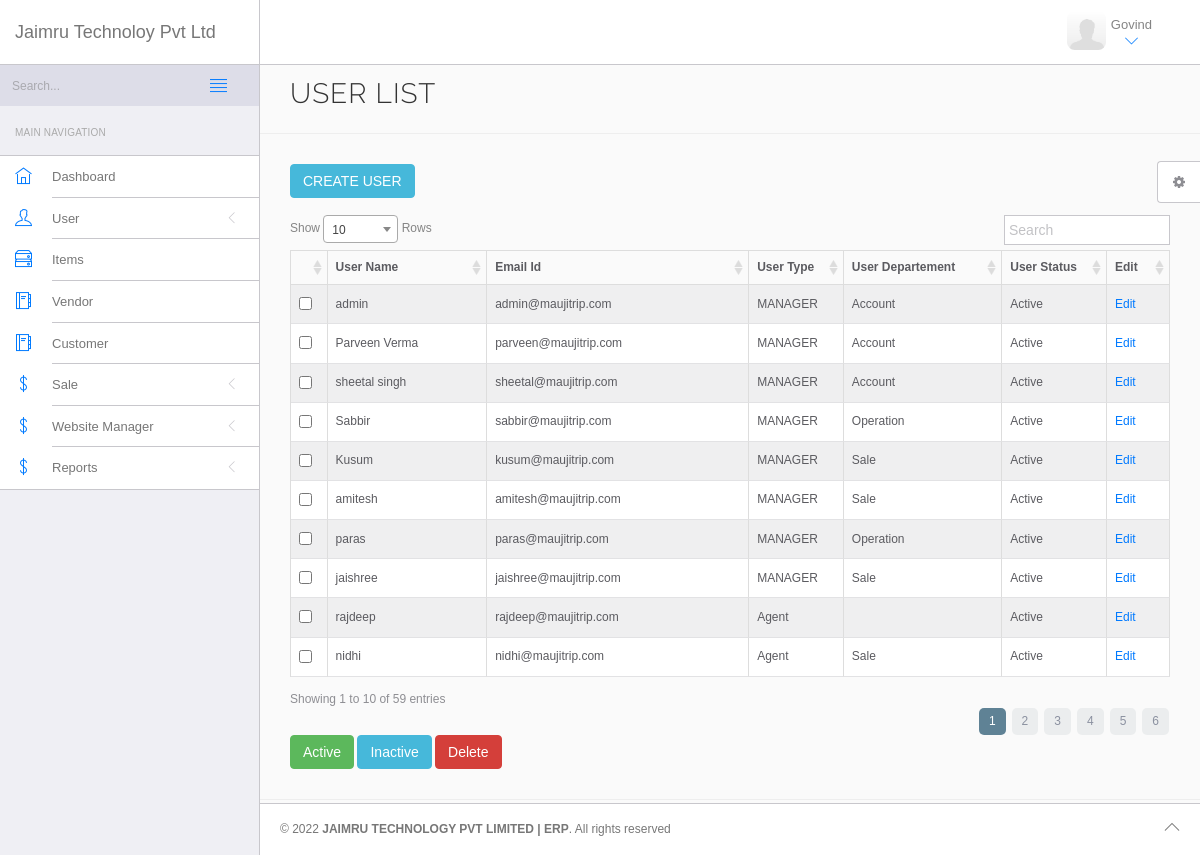
Screenshot of /erp/admin_user_list.php (signed in) with the database file from the repository.
### tables this page shows
CREATE TABLE `jk_user` (
  `user_id` int(11) NOT NULL,
  `user_email_id` varchar(255) NOT NULL,
  `user_password` varchar(255) NOT NULL,
  `user_name` varchar(255) NOT NULL,
  `user_type` enum('Admin','Agent','MANAGER') NOT NULL DEFAULT 'Agent',
  `manage_user` varchar(250) NOT NULL,
  `user_department` varchar(250) NOT NULL,
  `user_status` enum('Active','Inactive') NOT NULL
);

CREATE TABLE `department_group` (
  `group_id` int(11) NOT NULL,
  `group_name` varchar(250) DEFAULT NULL,
  `group_status` varchar(250) DEFAULT NULL
);

### erp/includes/class.php (called while the page is built, shortened)
<?php
class baseClass {
	private $host = "localhost";
	private $user = "root";
		private $password = "";
	private $database = "jaimru";
	public function __construct()
	{
		$this->conn = mysqli_connect($this->host,$this->user,$this->password,$this->database);
	}
}
?>

### erp/admin_user_list.php (the view, shortened to what this page needs)
<?php include('includes/top_inc.php');
include('includes/class.php');
$class = new baseclass;
 ?>
<!DOCTYPE html>
<html lang="en">
	<head>
		<link rel="stylesheet" href="vendor/bootstrap/css/bootstrap.min.css">
		<link rel="stylesheet" href="vendor/fontawesome/css/font-awesome.min.css">
		<link rel="stylesheet" href="vendor/themify-icons/themify-icons.min.css">
		<link href="vendor/animate.css/animate.min.css" rel="stylesheet" media="screen">
		<link href="vendor/perfect-scrollbar/perfect-scrollbar.min.css" rel="stylesheet" media="screen">
		<link href="vendor/switchery/switchery.min.css" rel="stylesheet" media="screen">
		<link rel="stylesheet" href="assets/css/styles.css">
		<link rel="stylesheet" href="assets/css/plugins.css">
		<link rel="stylesheet" href="assets/css/themes/theme-1.css" id="skin_color" />
		<link href="vendor/select2/select2.min.css" rel="stylesheet" media="screen">
		<link href="vendor/DataTables/css/DT_bootstrap.css" rel="stylesheet" media="screen">
	</head>
	<body>
		<div id="app">
			<?php include('includes/left_sidebar.php'); ?>
			<div class="app-content">
				<?php include('includes/top_header.php'); ?>
				<div class="main-content" >
					<div class="wrap-content container" id="container">
						<section id="page-title">
							<div class="row">
								<div class="col-sm-8">
									<h1 class="mainTitle">User List </h1>
								</div>
							</div>
						</section>
						<div class="container-fluid container-fullw">
							<div class="row">
								<div class="col-md-12">
							<div>
							<a  class="btn btn-info" href="user_create.php">CREATE USER</a>
                            </div>
									<form class="form-horizontal" method="post" enctype="multipart/form-data">
                                        <div style="overflow-x:auto;">
                                            <table class="table table-sm table-responsive table-striped table-bordered table-hover table-full-width" id="sample_1">
                                              <thead>
												<tr>
													<th></th>
													<th>User Name</th>
													<th>Email Id</th>
													<th>User Type</th>
													<th>User Departement</th>
													<th>User Status</th>
													<th>Edit</th>
												</tr>
											</thead>
                                                <tbody>
											<?php
$qry = mysqli_query($class->conn, "SELECT jk_user.*,department_group.* FROM jk_user LEFT JOIN department_group ON jk_user.`user_department`=department_group.`group_id` ");
											while($res = mysqli_fetch_array($qry))
												{
													@extract($res); ?>
												<tr>
													<td><input type="checkbox" name="ids[]" value="<?php echo $user_id ?>"></td>
													<td><?php echo $user_name ?></td>
													<td><?php echo $user_email_id ?></td>
													<td><?php echo $user_type ?></td>
													<td><?php echo $group_name ?></td>
													<td><?php echo $user_status ?></td>
													<td>
													<a href="user_create.php?id=<?php echo $user_id ?>" class="edit-row">
														Edit
													</a></td>
												</tr>
												<?php } ?>
											</tbody>
                                            </table>
                                        </div>
<button type="submit" class="btn btn-success  margin-left" name="active">Active</button>
												<button type="submit" class="btn btn-info  margin-left" name="inactive">Inactive</button>
												<button type="submit" class="btn btn-danger " name="delete">Delete</button>                                    </form>
                        </div>
                    </div>
                </div>
            </div>
        </div>
    </div>
    <?php include('includes/footer.php'); ?>
    <?php include('includes/right_setting.php'); ?>
</div>
</body>
</html>

### erp/includes/left_sidebar.php (shortened to what this page needs)
<div class="sidebar app-aside" id="sidebar">
				<div class="sidebar-container perfect-scrollbar">
					<nav>
						<div class="search-form">
							<form class="navbar-form" role="search">
								<div class="form-group">
									<input type="text" class="form-control" placeholder="Search...">
									<button class="btn search-button" type="submit">
									</button>
								</div>
							</form>
						</div>
						<div class="navbar-title">
							<span>Main Navigation</span>
						</div>
						<?php if($_SESSION['sess_user_type'] =='Agent')
								{ ?>
									<ul class="main-navigation-menu">
										<li>
											<a href>
												<div class="item-content">
													<div class="item-media">
														<i class="ti-home"></i>
													</div>
													<div class="item-inner">
														<span class="title"> Dashboard </span>
													</div>
												</div>
											</a>
										</li>
										<li>
											<a href="javascript:void(0)">
												<div class="item-content">
													<div class="item-media">
														<i class="ti-user"></i>
													</div>
													<div class="item-inner">
														<span class="title">User </span><i class="icon-arrow"></i>
													</div>
												</div>
											</a>
											<ul class="sub-menu">
												<li>
													<a href="change_password.php">
														<span class="title"> Change Password</span>
													</a>
												</li>
											</ul>
										</li>
									<!-- 	<li>
                                <a href="item.php">
                                    <div class="item-content">
                                        <div class="item-media">
                                            <i class="ti-harddrives"></i>
                                        </div>
                                        <div class="item-inner">
                                            <span class="title">Items
                                            </span>
                                        </div>
                                    </div>
                                </a>
                            </li> -->
                            <li>
                                <a href="customer.php">
                                    <div class="item-content">
                                        <div class="item-media">
                                            <i class="ti-agenda"></i>
                                        </div>
                                        <div class="item-inner">
                                            <span class="title">Customer
                                            </span>
                                        </div>
                                    </div>
                                </a>
                            </li>
							<li>
								<a href="javascript:void(0)">
									<div class="item-content">
										<div class="item-media">
											<i class="ti-money"></i>
										</div>
										<div class="item-inner">
											<span class="title"> Sale </span><i class="icon-arrow"></i>
										</div>
									</div>
								</a>
								<ul class="sub-menu">
								<!-- 	<li>
										<a href="estimate-list.php">
											<span class="title"> Estimate </span>
										</a>
									</li> -->
									<li>
										<a href="invoice-list.php">
											<span class="title"> Invoice </span>
										</a>
									</li>
								 <!-- 	<li>
                                        <a href="purchase.php">
                                            <span class="title"> purchase </span>
                                        </a>
                                    </li>
                                   <li>
                                        <a href="payment-list.php">
                                            <span class="title"> Payment </span>
                                        </a>
                                    </li> -->
								</ul>
							</li>
									</ul>
						<?php }else if($_SESSION['sess_user_type'] =='Admin' || $_SESSION['sess_user_id'] == 3)
						{
						?>
						<ul class="main-navigation-menu">
							<li>
								<a href="welcome.php">
									<div class="item-content">
										<div class="item-media">
											<i class="ti-home"></i>
										</div>
										<div class="item-inner">
											<span class="title"> Dashboard </span>
										</div>
									</div>
								</a>
							</li>
							<li>
								<a href="javascript:void(0)">
									<div class="item-content">
										<div class="item-media">
											<i class="ti-user"></i>
										</div>
										<div class="item-inner">
											<span class="title">User </span><i class="icon-arrow"></i>
										</div>
									</div>
								</a>
							</li>
                            <li>
                                <a href="item.php">
                                    <div class="item-content">
                                        <div class="item-media">
                                            <i class="ti-harddrives"></i>
                                        </div>
                                        <div class="item-inner">
                                            <span class="title">Items
                                            </span>
                                        </div>
                                    </div>
                                </a>
                            </li>
                                  <li>
                                <a href="vendors">
                                    <div class="item-content">
                                        <div class="item-media">
                                            <i class="ti-agenda"></i>
                                        </div>
                                        <div class="item-inner">
                                            <span class="title">Vendor
                                            </span>
                                        </div>
                                    </div>
                                </a>
                            </li>
                            <li>
                                <a href="customer.php">
                                    <div class="item-content">
                                        <div class="item-media">
                                            <i class="ti-agenda"></i>
                                        </div>
                                        <div class="item-inner">
                                            <span class="title">Customer
                                            </span>
                                        </div>
                                    </div>
                                </a>
                            </li>
							<li>
								<a href="javascript:void(0)">
									<div class="item-content">
										<div class="item-media">
											<i class="ti-money"></i>
										</div>
										<div class="item-inner">
											<span class="title"> Sale </span><i class="icon-arrow"></i>
										</div>
									</div>
								</a>
							</li>
							<li>
								<a href="javascript:void(0)">
									<div class="item-content">
										<div class="item-media">
											<i class="ti-money"></i>
										</div>
										<div class="item-inner">
											<span class="title"> Website Manager </span><i class="icon-arrow"></i>
										</div>
									</div>
								</a>
							</li>
							<li>
								<a href="javascript:void(0)">
									<div class="item-content">
										<div class="item-media">
											<i class="ti-money"></i>
										</div>
										<div class="item-inner">
											<span class="title"> Reports </span><i class="icon-arrow"></i>
										</div>
									</div>
								</a>
							</li>
						</ul>
					<?php
				}else{
					echo "unauthorised access! you have been captured!" ;
				}
				?>
					</nav>
				</div>
			</div>

### erp/includes/top_header.php (shortened to what this page needs)
<header class="navbar navbar-default navbar-static-top">
					<div class="navbar-header">
						<a class="navbar-brand" href="welcome.php">
							  Jaimru Technoloy Pvt Ltd
						</a>
						<a href="#" class="sidebar-toggler pull-right visible-md visible-lg" data-toggle-class="app-sidebar-closed" data-toggle-target="#app">
							<i class="ti-align-justify"></i>
						</a>
					</div>
					<div class="navbar-collapse collapse">
						<ul class="nav navbar-right">
							<li class="dropdown current-user">
								<a href class="dropdown-toggle" data-toggle="dropdown">
									<img src="assets/images/default-user.png" alt="Peter"> <span class="username"><?php echo $_SESSION['sess_user_name'] ?> <i class="ti-angle-down"></i></i></span>
								</a>
							</li>
						</ul>
					</div>
				</header>

### erp/includes/footer.php (shortened to what this page needs)
<footer>
	<div class="footer-inner">
		<div class="pull-left">
			&copy; <span class="current-year"></span><span class="text-bold text-uppercase"> Jaimru Technology Pvt Limited | ERP</span>. <span>All rights reserved</span>
		</div>
		<div class="pull-right">
			<span class="go-top"><i class="ti-angle-up"></i></span>
		</div>
	</div>
</footer>

### erp/includes/right_setting.php (shortened to what this page needs)
<div class="settings panel panel-default hidden-xs hidden-sm" id="settings">
				<button ct-toggle="toggle" data-toggle-class="active" data-toggle-target="#settings" class="btn btn-default">
					<i class="fa fa-spin fa-gear"></i>
				</button>
			</div>

### erp/assets/css/plugins.css (style rules this page uses)
.perfect-scrollbar { overflow-y: hidden !important; }

### erp/assets/css/themes/theme-1.css (style rules this page uses)
body { background: #FAFAFA; }
header .navbar-header { background: #ffffff !important; border-right-color: #c8c7cc !important; border-bottom-color: #c8c7cc !important; }
header .navbar-header .sidebar-toggler, header .navbar-header .sidebar-mobile-toggler { color: #007aff !important; }
header .navbar-header .navbar-brand { color: #777 !important; }
header .navbar-collapse { background: #ffffff !important; border-bottom-color: #c8c7cc !important; box-shadow: none !important; }
header .navbar-collapse .navbar-right > li > a { color: #777; }
header .navbar-collapse .navbar-right > li > a i { color: #007aff !important; }
#sidebar { background: #EFEFF4 !important; }
#sidebar:before { border-right-width: "1px" !important; border-right-style: solid; border-right-color: #c8c7cc !important; }
#sidebar nav { border-right-width: "1px" !important; border-right-style: solid; border-right-color: #c8c7cc !important; }
#sidebar nav .navbar-title { color: #aaaaaa; }
#sidebar nav > ul { background: #ffffff !important; border-bottom-color: #c8c7cc !important; border-top-color: #c8c7cc !important; }
#sidebar nav > ul > li > a .item-media > i { color: #007aff !important; }
#sidebar nav > ul > li > a .item-inner { color: #777 !important; border-bottom-color: #c8c7cc; }
.navbar-form { background: #dddde8 !important; }
.navbar-form .search-button { color: #777; }
.navbar-form .form-control { background: transparent !important; }
#app > footer { background: #ffffff !important; border-top-color: #c8c7cc !important; color: #777; }

### rows the page displays
jk_user: user_name "admin", user_email "admin@maujitrip.com", user_type "MANAGER", department_group.group_name "Account", user_status "Active"
jk_user: user_name "Parveen Verma", user_email "parveen@maujitrip.com", user_type "MANAGER", department_group.group_name "Account", user_status "Active"
jk_user: user_name "sheetal singh", user_email "sheetal@maujitrip.com", user_type "MANAGER", department_group.group_name "Account", user_status "Active"
jk_user: user_name "Sabbir", user_email "sabbir@maujitrip.com", user_type "MANAGER", department_group.group_name "Operation", user_status "Active"
jk_user: user_name "Kusum", user_email "kusum@maujitrip.com", user_type "MANAGER", department_group.group_name "Sale", user_status "Active"
jk_user: user_name "amitesh", user_email "amitesh@maujitrip.com", user_type "MANAGER", department_group.group_name "Sale", user_status "Active"
jk_user: user_name "paras", user_email "paras@maujitrip.com", user_type "MANAGER", department_group.group_name "Operation", user_status "Active"
jk_user: user_name "jaishree", user_email "jaishree@maujitrip.com", user_type "MANAGER", department_group.group_name "Sale", user_status "Active"
jk_user: user_name "rajdeep", user_email "rajdeep@maujitrip.com", user_type "Agent", user_status "Active"
jk_user: user_name "nidhi", user_email "nidhi@maujitrip.com", user_type "Agent", department_group.group_name "Sale", user_status "Active"

### other values shown
$_SESSION['sess_user_name'] "Govind"
